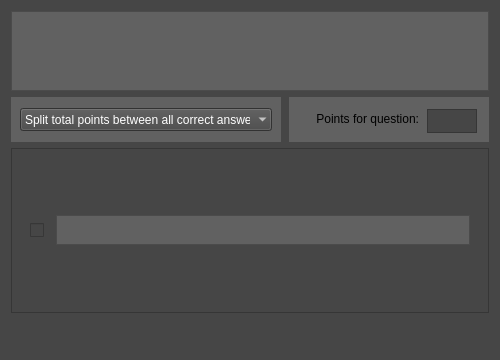
<?xml version="1.0" encoding="UTF-8"?>
<ui version="4.0">
 <class>Form</class>
 <widget class="QWidget" name="Form">
  <property name="geometry">
   <rect>
    <x>0</x>
    <y>0</y>
    <width>500</width>
    <height>360</height>
   </rect>
  </property>
  <property name="sizePolicy">
   <sizepolicy hsizetype="Minimum" vsizetype="Preferred">
    <horstretch>0</horstretch>
    <verstretch>0</verstretch>
   </sizepolicy>
  </property>
  <property name="minimumSize">
   <size>
    <width>500</width>
    <height>360</height>
   </size>
  </property>
  <property name="maximumSize">
   <size>
    <width>1500000</width>
    <height>360</height>
   </size>
  </property>
  <property name="windowTitle">
   <string>Form</string>
  </property>
  <property name="styleSheet">
   <string notr="true">background-color: rgb(70, 70, 70);
border-color: rgb(192, 192, 192);</string>
  </property>
  <layout class="QVBoxLayout" name="question_area">
   <item>
    <layout class="QVBoxLayout" name="main_area">
     <item>
      <widget class="QTextEdit" name="question_text_field">
       <property name="maximumSize">
        <size>
         <width>16777215</width>
         <height>80</height>
        </size>
       </property>
       <property name="styleSheet">
        <string notr="true">background-color: rgb(97, 97, 97);</string>
       </property>
       <property name="lineWidth">
        <number>0</number>
       </property>
      </widget>
     </item>
     <item>
      <layout class="QHBoxLayout" name="horizontalLayout_2">
       <item>
        <widget class="QWidget" name="widget_3" native="true">
         <property name="sizePolicy">
          <sizepolicy hsizetype="Expanding" vsizetype="Preferred">
           <horstretch>0</horstretch>
           <verstretch>0</verstretch>
          </sizepolicy>
         </property>
         <property name="minimumSize">
          <size>
           <width>270</width>
           <height>45</height>
          </size>
         </property>
         <property name="maximumSize">
          <size>
           <width>270</width>
           <height>45</height>
          </size>
         </property>
         <property name="styleSheet">
          <string notr="true">background-color: rgb(97, 97, 97);</string>
         </property>
         <layout class="QHBoxLayout" name="horizontalLayout">
          <item>
           <widget class="QComboBox" name="point_destribution">
            <property name="maximumSize">
             <size>
              <width>16777215</width>
              <height>23</height>
             </size>
            </property>
            <property name="font">
             <font>
              <pointsize>9</pointsize>
             </font>
            </property>
            <property name="styleSheet">
             <string notr="true">background-color: rgb(70, 70, 70);
color: rgb(255, 255, 255);</string>
            </property>
            <property name="frame">
             <bool>false</bool>
            </property>
            <item>
             <property name="text">
              <string>Split total points between all correct answers</string>
             </property>
            </item>
            <item>
             <property name="text">
              <string>Give all points for a single correct answer</string>
             </property>
            </item>
           </widget>
          </item>
         </layout>
        </widget>
       </item>
       <item>
        <spacer name="horizontalSpacer">
         <property name="orientation">
          <enum>Qt::Horizontal</enum>
         </property>
         <property name="sizeHint" stdset="0">
          <size>
           <width>10</width>
           <height>20</height>
          </size>
         </property>
        </spacer>
       </item>
       <item>
        <widget class="QWidget" name="widget_2" native="true">
         <property name="minimumSize">
          <size>
           <width>200</width>
           <height>45</height>
          </size>
         </property>
         <property name="maximumSize">
          <size>
           <width>0</width>
           <height>45</height>
          </size>
         </property>
         <property name="styleSheet">
          <string notr="true">background-color: rgb(97, 97, 97);</string>
         </property>
         <widget class="QLabel" name="label">
          <property name="geometry">
           <rect>
            <x>10</x>
            <y>10</y>
            <width>120</width>
            <height>24</height>
           </rect>
          </property>
          <property name="minimumSize">
           <size>
            <width>120</width>
            <height>24</height>
           </size>
          </property>
          <property name="maximumSize">
           <size>
            <width>120</width>
            <height>16777215</height>
           </size>
          </property>
          <property name="text">
           <string>Points for question:</string>
          </property>
          <property name="alignment">
           <set>Qt::AlignRight|Qt::AlignTrailing|Qt::AlignVCenter</set>
          </property>
         </widget>
         <widget class="QPlainTextEdit" name="total_points">
          <property name="geometry">
           <rect>
            <x>138</x>
            <y>12</y>
            <width>50</width>
            <height>24</height>
           </rect>
          </property>
          <property name="minimumSize">
           <size>
            <width>50</width>
            <height>24</height>
           </size>
          </property>
          <property name="maximumSize">
           <size>
            <width>50</width>
            <height>24</height>
           </size>
          </property>
          <property name="styleSheet">
           <string notr="true">background-color: rgb(70, 70, 70);
color: rgb(255, 255, 255);</string>
          </property>
          <property name="lineWidth">
           <number>0</number>
          </property>
          <property name="verticalScrollBarPolicy">
           <enum>Qt::ScrollBarAlwaysOff</enum>
          </property>
          <property name="horizontalScrollBarPolicy">
           <enum>Qt::ScrollBarAlwaysOff</enum>
          </property>
         </widget>
        </widget>
       </item>
      </layout>
     </item>
     <item>
      <widget class="QScrollArea" name="scrollArea">
       <property name="maximumSize">
        <size>
         <width>16777215</width>
         <height>600</height>
        </size>
       </property>
       <property name="widgetResizable">
        <bool>true</bool>
       </property>
       <widget class="QWidget" name="scrollAreaWidgetContents">
        <property name="geometry">
         <rect>
          <x>0</x>
          <y>0</y>
          <width>472</width>
          <height>145</height>
         </rect>
        </property>
        <layout class="QVBoxLayout" name="verticalLayout_4">
         <item>
          <layout class="QVBoxLayout" name="answers_area">
           <item>
            <widget class="QWidget" name="answer_choice" native="true">
             <property name="minimumSize">
              <size>
               <width>0</width>
               <height>50</height>
              </size>
             </property>
             <property name="maximumSize">
              <size>
               <width>16777215</width>
               <height>50</height>
              </size>
             </property>
             <layout class="QHBoxLayout" name="horizontalLayout_3">
              <item>
               <widget class="QCheckBox" name="is_right">
                <property name="minimumSize">
                 <size>
                  <width>0</width>
                  <height>20</height>
                 </size>
                </property>
                <property name="text">
                 <string/>
                </property>
               </widget>
              </item>
              <item>
               <widget class="QPlainTextEdit" name="answer_choice_edit">
                <property name="minimumSize">
                 <size>
                  <width>0</width>
                  <height>20</height>
                 </size>
                </property>
                <property name="maximumSize">
                 <size>
                  <width>15000000</width>
                  <height>30</height>
                 </size>
                </property>
                <property name="sizeIncrement">
                 <size>
                  <width>0</width>
                  <height>0</height>
                 </size>
                </property>
                <property name="styleSheet">
                 <string notr="true">background-color: rgb(97, 97, 97);</string>
                </property>
                <property name="verticalScrollBarPolicy">
                 <enum>Qt::ScrollBarAlwaysOff</enum>
                </property>
               </widget>
              </item>
             </layout>
            </widget>
           </item>
          </layout>
         </item>
        </layout>
       </widget>
      </widget>
     </item>
    </layout>
   </item>
   <item>
    <widget class="QWidget" name="bottom_bar" native="true">
     <property name="minimumSize">
      <size>
       <width>0</width>
       <height>30</height>
      </size>
     </property>
     <layout class="QHBoxLayout" name="bottom_bar_layout"/>
    </widget>
   </item>
  </layout>
 </widget>
 <resources/>
 <connections/>
</ui>
